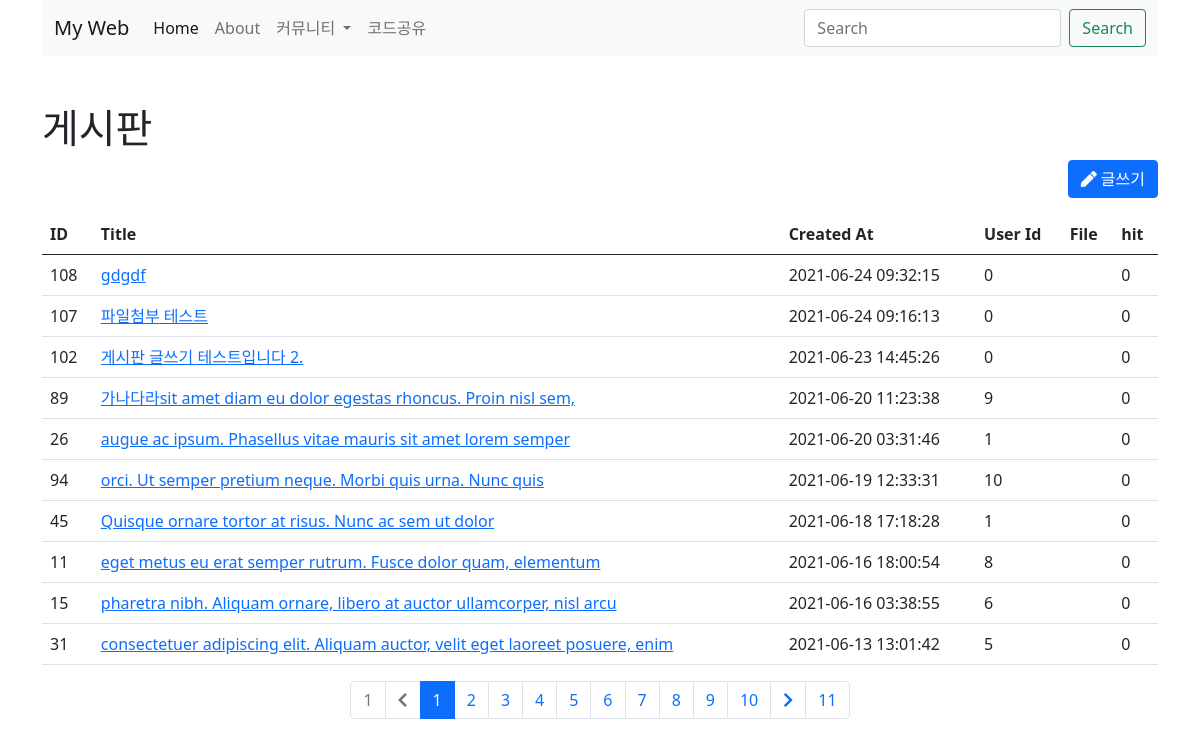
Screenshot of /web/board.php with the database file from the repository.
### tables this page shows
CREATE TABLE `board` (
  `id` int(11) NOT NULL,
  `title` varchar(100) NOT NULL,
  `content` text NOT NULL,
  `file` varchar(100) NOT NULL DEFAULT '',
  `created_at` datetime NOT NULL DEFAULT current_timestamp(),
  `user_id` int(11) NOT NULL DEFAULT 0,
  `hit` int(11) NOT NULL DEFAULT 0
);

### web/board.php (the view, shortened to what this page needs)
<?php
require_once("header.php");
$page = isset($_GET['page']) ? (int)$_GET['page'] : 1;
$board_data = array();
$total = 0;
$pageset = 10;
$blockset = 10;
$sql = "SELECT * FROM board";
if( $rstmp = $db->query($sql) ) $total = $rstmp->rowcount();
if( $total ) {
	$start = ($page - 1) * $pageset;
	$sql .= " ORDER BY created_at DESC LIMIT {$start}, {$pageset}";
	if( $rs = $db->query($sql) ) $board_data = $rs->fetchAll();
}
?>
<h1 class="mt-5">게시판</h1>
<p class="text-end">
	<button class="btn-write btn btn-primary">
		<i class="fas fa-pen"></i>
		글쓰기
	</button>
</p>
<table class="table">
	<thead>
		<tr>
			<th>ID</th>
			<th>Title</th>
			<th>Created At</th>
			<th>User Id</th>
			<th>File</th>
			<th>hit</th>
		</tr>
	</thead>
	<tbody>
		<?php foreach($board_data as $row):?>
		<tr>
			<td><?=$row['id']?></td>
			<td>
				<a href="boardview.php?id=<?=$row['id']?>">
				<?=$row['title']?>
				</a>
			</td>
			<td><?=$row['created_at']?></td>
			<td><?=$row['user_id']?></td>
			<td>
			</td>
			<td><?=$row['hit']?></td>
		</tr>
		<?php endforeach;?>
	</tbody>
</table>
<p><?=pagination($total, $pageset, $blockset, $page)?></p>
<?php
require_once("footer.php");

### web/header.php (shortened to what this page needs)
<?php require_once("config.php"); ?>
<!DOCTYPE html>
<html lang="en">
<head>
	<link href="https://cdn.jsdelivr.net/npm/bootstrap@5.0.2/dist/css/bootstrap.min.css" rel="stylesheet">
	<link rel="stylesheet" href="https://cdnjs.cloudflare.com/ajax/libs/font-awesome/5.15.3/css/all.min.css" />
	<link rel="stylesheet" href="css/style.css">
</head>
<body>
	<div class="container">
		<?php require_once("nav.php"); ?>

### web/nav.php (shortened to what this page needs)
<nav class="navbar navbar-expand-lg navbar-light bg-light">
  <div class="container-fluid">
    <a class="navbar-brand" href="/">My Web</a>
    <div class="collapse navbar-collapse" id="navbarSupportedContent">
      <ul class="navbar-nav me-auto mb-2 mb-lg-0">
        <li class="nav-item">
          <a class="nav-link active" aria-current="page" href="/">Home</a>
        </li>
        <li class="nav-item">
          <a class="nav-link" href="/about.php">About</a>
        </li>
        <li class="nav-item dropdown">
          <a class="nav-link dropdown-toggle" href="#" id="navbarDropdown" role="button" data-bs-toggle="dropdown" aria-expanded="false">
            커뮤니티
          </a>
        </li>
        <li class="nav-item">
          <a class="nav-link" href="https://codepen.io/asimryu/professor/MWKEbKv" tabindex="-1" aria-disabled="true" target="_blank">코드공유</a>
        </li>
      </ul>
      <form class="d-flex">
        <input class="form-control me-2" type="search" placeholder="Search" aria-label="Search">
        <button class="btn btn-outline-success" type="submit">Search</button>
      </form>
    </div>
  </div>
</nav>

### web/config.php (shortened to what this page needs)
<?php
function pagination($total=0, $pageset=10, $blockset=10, $page=1) {
	$totalpage = ceil($total / $pageset);
	$totalblock = ceil($totalpage / $blockset);
	$block = ceil($page / $blockset);
	$first_page = (($block - 1) * $blockset) + 1;
	$last_page = min($totalpage, $block * $blockset);
	$prev_block = $block - 1;
	$next_block = $block + 1;
	$prev_block_page = $prev_block * $blockset;
	$next_block_page = $next_block * $blockset - ($blockset - 1);
	$paginationblock = "<div aria-label='...'><ul class='pagination justify-content-center'>";
	if( $page > 1 ) $paginationblock .= "<li class='page-item'><a class='page-link' href='1'>1</a></li>";
	else $paginationblock .=  "<li class='page-item disabled'><a class='page-link' href='1' tabindex='-1' aria-disabled='true'>1</a></li>";
	if( $prev_block > 0 ) $paginationblock .= "<li class='page-item'><a class='page-link' href='{$prev_block_page}'><i class='fas fa-chevron-left'></i></a></li>";
	else $paginationblock .= "<li class='page-item disabled'><a class='page-link' href='#!' tabindex='-1' aria-disabled='true'><i class='fas fa-chevron-left'></i></a></li>";
	for ( $i=$first_page; $i <= $last_page; $i++ ) {
		if($i != $page) $paginationblock .=  "<li class='page-item'><a class='page-link' href='{$i}'>{$i}</a></li>";
		else $paginationblock .=  "<li class='page-item active' aria-current='page'><a class='page-link' href='#!'>{$i}</a></li>";
	}
	if( $next_block <= $totalblock ) $paginationblock .= "<li class='page-item'><a class='page-link' href='{$next_block_page}'><i class='fas fa-chevron-right'></i></a></li>";
	else $paginationblock .=  "<li class='page-item disabled'><a class='page-link' href='#!' tabindex='-1' aria-disabled='true'><i class='fas fa-chevron-right'></i></a></li>";
	if( $page < $totalpage ) $paginationblock .= "<li class='page-item'><a class='page-link' href='{$totalpage}'>{$totalpage}</a></li>";
	else $paginationblock .=  "<li class='page-item disabled'><a class='page-link' href='#!' tabindex='-1' aria-disabled='true'>{$totalpage}</a></li>";
	$paginationblock .= "</ul></div>";
	return $paginationblock;
}

### web/footer.php (shortened to what this page needs)
	</div>
</body>
</html>

### rows the page displays
board: id "108", title "gdgdf", created_at "2021-06-24 09:32:15", user "0", hit "0"
board: id "107", title "파일첨부 테스트", created_at "2021-06-24 09:16:13", user "0", hit "0"
board: id "102", title "게시판 글쓰기 테스트입니다 2.", created_at "2021-06-23 14:45:26", user "0", hit "0"
board: id "89", title "가나다라sit amet diam eu dolor egestas rhoncus. Proin nisl sem,", created_at "2021-06-20 11:23:38", user "9", hit "0"
board: id "26", title "augue ac ipsum. Phasellus vitae mauris sit amet lorem semper", created_at "2021-06-20 03:31:46", user "1", hit "0"
board: id "94", title "orci. Ut semper pretium neque. Morbi quis urna. Nunc quis", created_at "2021-06-19 12:33:31", user "10", hit "0"
board: id "45", title "Quisque ornare tortor at risus. Nunc ac sem ut dolor", created_at "2021-06-18 17:18:28", user "1", hit "0"
board: id "11", title "eget metus eu erat semper rutrum. Fusce dolor quam, elementum", created_at "2021-06-16 18:00:54", user "8", hit "0"
board: id "15", title "pharetra nibh. Aliquam ornare, libero at auctor ullamcorper, nisl arcu", created_at "2021-06-16 03:38:55", user "6", hit "0"
board: id "31", title "consectetuer adipiscing elit. Aliquam auctor, velit eget laoreet posuere, enim", created_at "2021-06-13 13:01:42", user "5", hit "0"

### other values shown
$totalpage "11"
